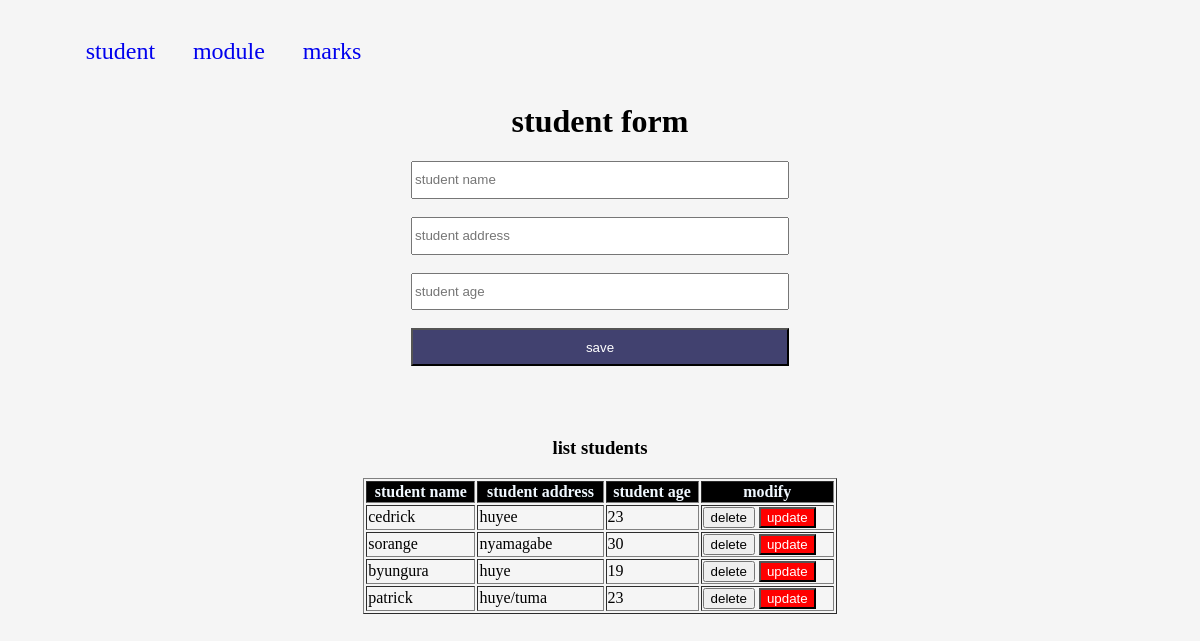
The page / on the database its author committed.
### tables this page shows
CREATE TABLE `students` (
  `id` int(11) NOT NULL,
  `names` varchar(30) NOT NULL,
  `address` varchar(30) NOT NULL,
  `age` int(11) NOT NULL
);

### index.php (the view, shortened to what this page needs)
<?php
include("connection.php");
?>
<html lang="en">
<head>
    <link rel="stylesheet" href="./style.css">
</head>
<body>
<center>
    <?php include('menu.php'); ?>
    <h1>student form</h1>
    <form action="index.php" method='post'>
        <input type="text" placeholder='student name' name='name'><br><br>
        <input type="text" placeholder='student address' name='address'><br><br>
        <input type="number" placeholder='student age' name='age'><br><br>
        <input type="submit" value='save' class='button' name='save'><br><br>
    </form>
    <br>
    <h3>list students</h3>
    <table border='1'>
        <tr class='th'>
            <th>student name</th>    <th>student address</th><th>student age</th><th>modify</th>
        </tr>
     <?php
     $ok=mysqli_query($connection,"select * from students");
     while($row=mysqli_fetch_array($ok)){
        ?>
           <tr class=''>
            <td><?php echo $row['names']; ?></td>
            <td><?php echo $row['address']; ?></td>
            <td><?php echo $row['age']; ?></td>
            <td>
                <a href="delete.php?id=<?php echo $row['id']; ?>"><button>delete</button></a>
                <a href="update.php?id=<?php echo $row['id']; ?>"> <button style='background-color:red;color:white'>update</button></a>
        </td>
        </tr>
        <?php
     }
?>
    </table>
</center>
</body>
</html>

### style.css (style rules this page uses)
body { background-color: whitesmoke; }
input { height: 1cm; width: 10cm; }
.button { background-color: rgb(65, 65, 111); color: white; }
table { width: 40%; }
.th { background-color: black; color: aliceblue; padding: 0.2cm; }
a { text-decoration: none; }

### rows shown on the page
students: names "cedrick", address "huyee", age "23"
students: names "sorange", address "nyamagabe", age "30"
students: names "byungura", address "huye", age "19"
students: names "patrick", address "huye/tuma", age "23"
